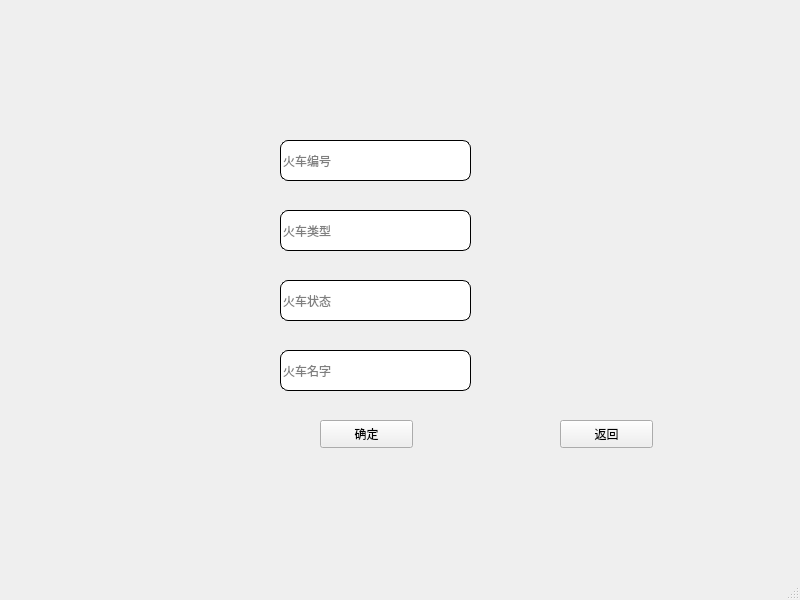
<?xml version="1.0" encoding="UTF-8"?>
<ui version="4.0">
 <class>MainWindow</class>
 <widget class="QMainWindow" name="MainWindow">
  <property name="geometry">
   <rect>
    <x>0</x>
    <y>0</y>
    <width>800</width>
    <height>600</height>
   </rect>
  </property>
  <property name="windowTitle">
   <string>MainWindow</string>
  </property>
  <widget class="QWidget" name="centralwidget">
   <widget class="QLineEdit" name="lineEdit_2">
    <property name="geometry">
     <rect>
      <x>280</x>
      <y>140</y>
      <width>191</width>
      <height>41</height>
     </rect>
    </property>
    <property name="styleSheet">
     <string notr="true">border:1px solid rgb(0,0,0);
border-radius:8px;</string>
    </property>
    <property name="placeholderText">
     <string>火车编号</string>
    </property>
   </widget>
   <widget class="QLineEdit" name="lineEdit_3">
    <property name="geometry">
     <rect>
      <x>280</x>
      <y>210</y>
      <width>191</width>
      <height>41</height>
     </rect>
    </property>
    <property name="styleSheet">
     <string notr="true">border:1px solid rgb(0,0,0);
border-radius:8px;</string>
    </property>
    <property name="placeholderText">
     <string>火车类型</string>
    </property>
   </widget>
   <widget class="QLineEdit" name="lineEdit_4">
    <property name="geometry">
     <rect>
      <x>280</x>
      <y>280</y>
      <width>191</width>
      <height>41</height>
     </rect>
    </property>
    <property name="styleSheet">
     <string notr="true">border:1px solid rgb(0,0,0);
border-radius:8px;</string>
    </property>
    <property name="placeholderText">
     <string>火车状态</string>
    </property>
   </widget>
   <widget class="QLineEdit" name="lineEdit_5">
    <property name="geometry">
     <rect>
      <x>280</x>
      <y>350</y>
      <width>191</width>
      <height>41</height>
     </rect>
    </property>
    <property name="styleSheet">
     <string notr="true">border:1px solid rgb(0,0,0);
border-radius:8px;</string>
    </property>
    <property name="placeholderText">
     <string>火车名字</string>
    </property>
   </widget>
   <widget class="QPushButton" name="pushButton">
    <property name="geometry">
     <rect>
      <x>320</x>
      <y>420</y>
      <width>93</width>
      <height>28</height>
     </rect>
    </property>
    <property name="text">
     <string>确定</string>
    </property>
   </widget>
   <widget class="QPushButton" name="pushButton_2">
    <property name="geometry">
     <rect>
      <x>560</x>
      <y>420</y>
      <width>93</width>
      <height>28</height>
     </rect>
    </property>
    <property name="text">
     <string>返回</string>
    </property>
   </widget>
  </widget>
  <widget class="QMenuBar" name="menubar">
   <property name="geometry">
    <rect>
     <x>0</x>
     <y>0</y>
     <width>800</width>
     <height>26</height>
    </rect>
   </property>
  </widget>
  <widget class="QStatusBar" name="statusbar"/>
 </widget>
 <resources/>
 <connections/>
</ui>
